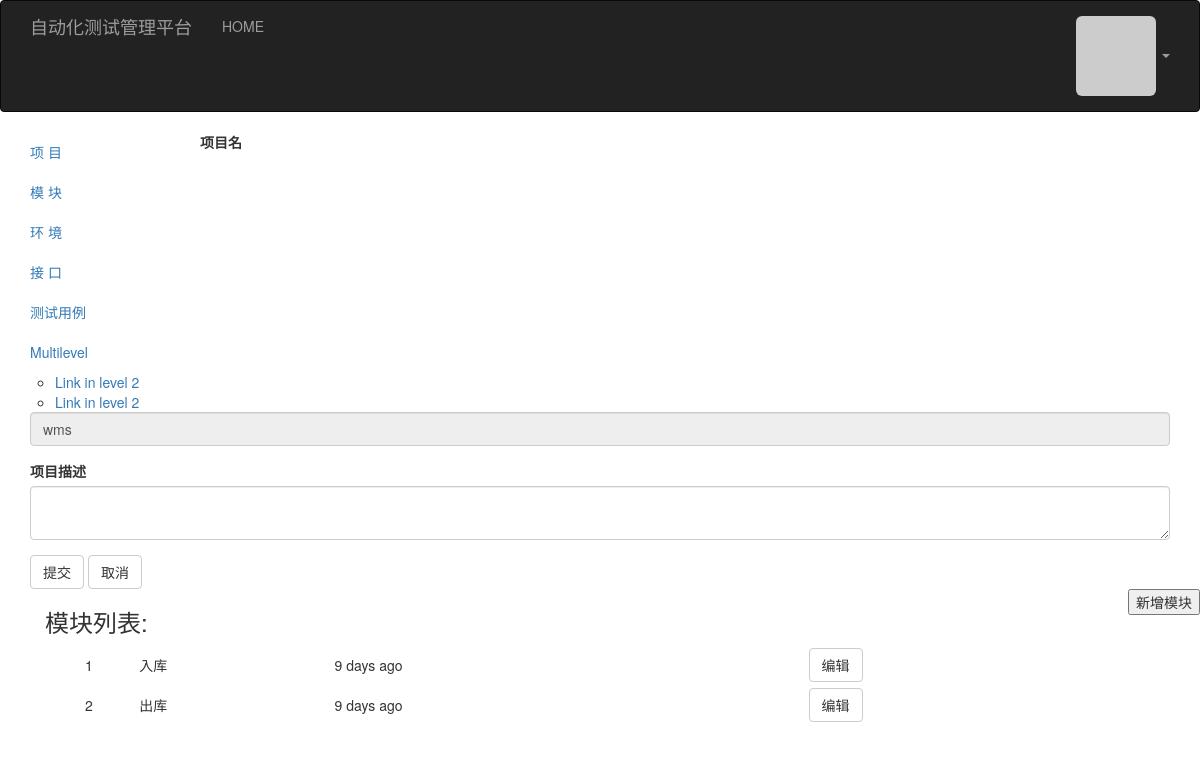
The app's page /project/edit/1 (signed in) with its own data.
### model.py (models this page shows)
class Project(db.Model):
    __tablename__ = "projects"
    id = db.Column(db.Integer, primary_key=True)
    name = db.Column(db.String(64), unique=True)
    desc = db.Column(db.Text)
    timestamp = db.Column(db.DateTime, index=True, default=datetime.utcnow())
    models = db.relationship('ProjectModel', backref='project',lazy='dynamic')
    testcases = db.relationship('TestCase', backref='project',lazy='dynamic')

class ProjectModel(db.Model):
    __tablename__ = "models"
    id = db.Column(db.Integer, primary_key=True)
    name = db.Column(db.String(64), unique=True)
    desc = db.Column(db.Text)
    timestamp = db.Column(db.DateTime, index=True, default=datetime.utcnow())
    project_id = db.Column(db.Integer, db.ForeignKey('projects.id'))

### app/project/project_views.py (the view)
@project.route("/project/edit/<id>", methods=['GET', 'POST'])
@login_required
def edit(id):
    project_data = Project.query.filter_by(id=id).first()
    form = ProjectForm()
    if form.validate_on_submit():
        project_data.desc = form.desc.data
        db.session.add(project_data)
        flash("修改成功")
        return redirect(url_for("project.show"))
    form.name.data = project_data.name
    form.desc.data = project_data.desc
    models = project_data.models.order_by(ProjectModel.timestamp.desc()).all()
    add_model_form = ModelForm()
    add_model_form.project_id = id
    return render_template("project/edit.html", form=form, models=models, model_form=add_model_form)

### app/project/projectforms.py
class ProjectForm(FlaskForm):
    name = StringField("项目名", validators=[DataRequired(), Length(1, 64)])
    desc = TextAreaField("项目描述")
    submit = SubmitField("提交")

### app/project/modelforms.py
class ModelForm(FlaskForm):
    project_id = IntegerField("项目id", validators=[DataRequired()])
    name = StringField("模块名", validators=[DataRequired(), Length(1, 64)])
    desc = TextAreaField("模块描述")
    submit = SubmitField("提交")

### model.py (called while the page is built)
@login_manager.user_loader
def load_user(user_id):
    return User.query.get(int(user_id))

    def gravatar(self, size=100, default="identicon", rating='g'):
        use_ssl = True if request.is_secure else False
        if self.avatar_hash:
            url = 'https://secure.gravatar.com/avatar' if use_ssl else 'http://www.gravatar.com/avatar'
            return '{url}/{hash}?s={size}&d={default}&r={rating}'.format(
                url=url, hash=self.avatar_hash, size=size, default=default, rating=rating)
        return libgravatar.Gravatar(self.email).get_image(size=size, default=default, rating=rating, use_ssl=use_ssl)

### app/templates/project/edit.html (shortened to what this page needs)
{% extends 'base.html' %}
{% import 'bootstrap/wtf.html' as wtf %}
{% block page_content %}
    <form method="POST" name="edit">
        {{ form.name.label }}
        <div class='form-group'>
            {{ form.name(class="form-control", readonly="true") }}
        </div>
        {{ form.desc.label }}
        <div class='form-group'>
            {{ form.desc(class="form-control") }}
        </div>
        {{ form.submit(class="btn btn-default", onclick="submit()") }}
        <intput class="btn btn-default" type="button" onclick="location.href='{{ url_for('project.show') }}'">取消
        </intput>
    </form>
    <div class="container">
        <div class="navbar-header">
           <h3>模块列表:</h3>
        </div>
        <div class="nav navbar-nav navbar-right">
            <button data-toggle="modal" data-target="#addModal" >新增模块</button>
        </div>
        {% include "model/_models.html" %}
    </div>
{% endblock %}

### app/templates/model/_models.html
<ul class="projects">
            <table  width="100%">
                {% for  model in models %}
                    <div class="profile-thumbnail">
                        <tr >
                                <td>{{ loop.index0 + 1}} </td>
                                <td>{{ model.name}} </td>
                                <td style="text-align:left;">{{ moment(model.timestamp).fromNow() }}</td>
                                <td height="40px">
                                    <button type="button" class="btn btn-default"
                                              onclick="location.href='{{url_for('project.model_edit',id=model.id) }}'">编辑
                                    </button>
                                </td>
                        </tr>
                    </div>
                {% endfor %}
            </table>
</ul>

### records on screen
Project: name "wms"
ProjectModel: name "入库", timestamp "9 days ago"
ProjectModel: name "出库", timestamp "9 days ago"
